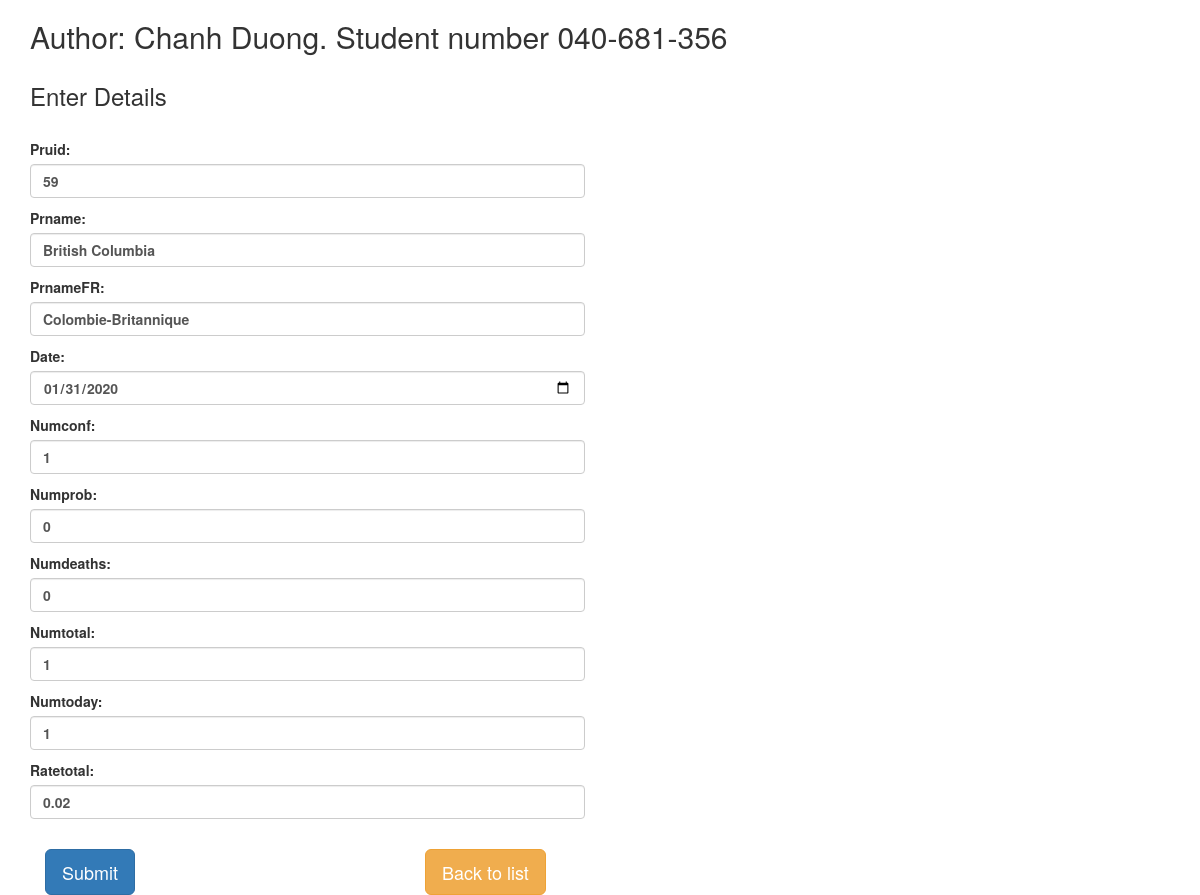
The page /csvapp/form/3528/ on the database its author committed.
### csvapp/models.py (models this page shows, shortened)
class Record(models.Model):
    pruid = models.IntegerField()
    prname = models.CharField(max_length=150)
    prnameFR = models.CharField(max_length=150)
    date = models.DateField(null=True)
    numconf = models.IntegerField()
    numprob = models.IntegerField()
    numdeaths = models.IntegerField()
    numtotal = models.IntegerField()
    numtoday = models.IntegerField()
    ratetotal = models.FloatField()

### csvapp/views.py (the view, shortened to what this page needs)
# urls.py: path('form/', views.record_form, name='record_insert'),
def record_form(request, id=0):
    if request.method == 'GET':
        if id == 0:
            form = RecordForm()
        else:
            record = Record.objects.get(pk=id)
            form = RecordForm(instance=record)
        return render(request, 'csvapp/record_form.html', {'form': form})

### csvapp/forms.py
class RecordForm(forms.ModelForm):
    class Meta:
        model = Record
        fields = '__all__'
        widgets = {
            'pruid': forms.TextInput(attrs={'class': 'form-control'}),
            'prname': forms.TextInput(attrs={'class': 'form-control'}),
            'prnameFR': forms.TextInput(attrs={'class': 'form-control'}),
            'date': forms.TextInput(attrs={'class': 'form-control', 'type': 'date'}),
            'numconf': forms.TextInput(attrs={'class': 'form-control'}),
            'numprob': forms.TextInput(attrs={'class': 'form-control'}),
            'numdeaths': forms.TextInput(attrs={'class': 'form-control'}),
            'numtotal': forms.TextInput(attrs={'class': 'form-control'}),
            'numtoday': forms.TextInput(attrs={'class': 'form-control'}),
            'ratetotal': forms.TextInput(attrs={'class': 'form-control'}),
        }

### csvapp/templates/csvapp/record_form.html (shortened to what this page needs)
{% extends 'csvapp/base.html'%} {% block content%}
<div class="col-md-12">
  <form method="POST" class="post-form" action="">
    <h3>Enter Details</h3>
    <br />
    <div class="form-group row">
      <label class="col-sm-6 col-form-label">{{ form.as_p }} </label>
    </div>
    <div class="col-md-4">
      <button type="submit" class="btn btn-lg btn-primary">Submit</button>
    </div>
    <div class="col-md-2">
      <a href="/csvapp/list" class="btn btn-lg btn-warning">Back to list</a>
    </div>
  </form>
</div>
{% endblock content %}

### rows shown on the page
Record: pruid "59", prname "British Columbia", prnameFR "Colombie-Britannique", date "01/31/2020", numconf "1", numprob "0", numdeaths "0", numtotal "1", numtoday "1", ratetotal "0.02"
